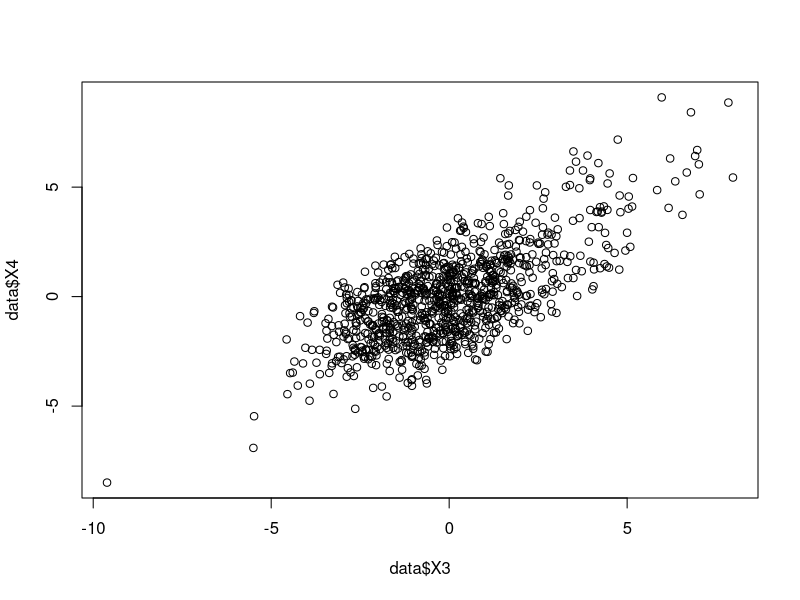
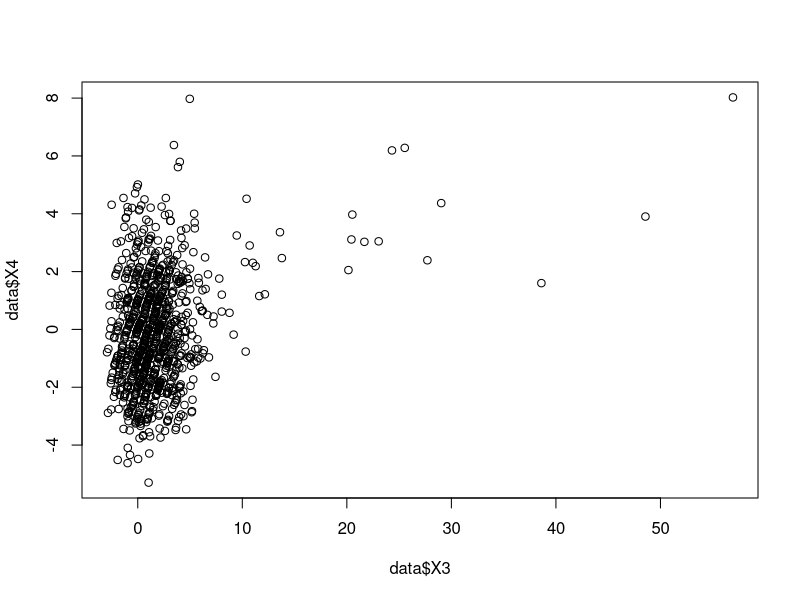

Write R code to recreate these figures, in order.
#Normal simple data
normal_data <- function(N){
  X1 <- rnorm(N,0,1)
  X2 <- rnorm(N,0,1)
  X3 <- rnorm(N,X1 + X2,1)
  X4 <- rnorm(N,X1 + X2,1)
  df <- data.frame(X1, X2, X3, X4)
  return(df)
}

# The fork
normal_fork <- function(N){
  X1 = rnorm(N,0,1)
  X2 = rnorm(N,X1,1)
  X3 = rnorm(N,X1,1)
  df <- data.frame(X1, X2, X3)
  return(df)
}

# The fork non-linear normal error
non_lin_fork <- function(N){
  X1 = rnorm(N,1,1)
  X2 = cos(X1)  + rnorm(N,0,0.1)
  X3 = log(abs(X1)) + rnorm(N,0,0.5)
  df <- data.frame(X1,X2,X3)
  return(df)
}

# Four variable DAG interaction with uniform error
uniform_noise <- function(N) {
  X1 = rnorm(N, 0, 1)
  X2 = rnorm(N, 0, 1)
  X3 = X2 + X1 + X2 * X1 + runif(N, min=-2, max=2) 
  X4 = X2 + X1 + X2 * X1 + runif(N, min=-2, max=2)
  df <- data.frame(X1, X2, X3, X4)
  return(df)
}
data <- uniform_noise(1000)
plot(data$X3, data$X4)

# Four variable DAG interaction with exponential error
exponential_adjusted <- function(N) {
  X1 = rnorm(N, 0, 1)
  X2 = rnorm(N, 0, 1)
  rate_param = 1
  X3 = X2 + X1 + X2 * X1 + rexp(N, rate = rate_param) - (1 / rate_param)
  X4 = X2 + X1 + X2 * X1 + rexp(N, rate = rate_param) - (1 / rate_param)
  df <- data.frame(X1, X2, X3, X4)
  return(df)
}

# Four variable DAG interaction with poisson error
poisson_adjusted <- function(N){
  X1 = rnorm(N,0,1)
  X2 = rnorm(N,0,1)
  X3 = exp(X2*X1) + (rpois(N, lambda = 3)-3)
  X4 = X2*X1  + (rpois(N, lambda = 3)-3)
  df <- data.frame(X1,X2,X3,X4)
  return(df)
}
data <- poisson_adjusted(1000)
plot(data$X3, data$X4)

# Five var DAG with different data types
diff_data_types <- function(N) {
  X1 <- rnorm(N)
  X2 <- rnorm(N,exp(X1),1) 
  x3b1 <- X1 + X2 - X1*X2
  x3b2 <- X1 + X2 + X1*X2
  x3p1 <- 1/(1+exp(x3b1) + exp(x3b2))
  x3p2 <- exp(x3b1) /(1+exp(x3b1) + exp(x3b2))
  random <- runif(N,0, 1)
  X3 <- ifelse(random < x3p1, 1, ifelse(random < x3p1 + x3p2,2,3))
  X4 <- X1 - X2 + X1*X2  + rnorm(N)
  x5b1 = X4 - X3  
  x5p1 = 1/(1+exp(x5b1))
  random = runif(N,0,1)
  X5 = ifelse(random < x5p1, 0, 1)
  df <- data.frame(X1,X2,X3,X4,X5)
  hist(X5)
  return(df)
}

# Variable DAG with random noise variables randomly influencing X and Y
random_Z_effects <- function(N, Zs = 10) {
  Z <- data.frame(matrix(ncol = Zs, nrow = N))
  names(Z) <- paste0("Z", 1:Zs)
  
  error_functions <- list(
    normal = function(n) rnorm(n, mean = 0, sd = 1),
    uniform = function(n) runif(n, min = -2, max = 2),
    exp_adjusted = function(n) rexp(n, rate = 1) - 1 # Adjusted to have mean 0
  )

  for (i in 1:Zs) {
    error_type <- sample(names(error_functions), 1) # Randomly select an error type
    Z[, i] <- error_functions[[error_type]](N)
  }
  
  relationship_types <- c("linear", "quadratic")
  
  X <- rep(0, N)
  Y <- rep(0, N)
  
  for (i in 1:Zs) {
    rel_type_X <- sample(relationship_types, 1)
    rel_type_Y <- sample(relationship_types, 1)
    
    if (rel_type_X == "linear") {
      X <- X + Z[,i]
    } else if (rel_type_X == "quadratic") {
      X <- X + (Z[,i]^2)
    } 
    
    if (rel_type_Y == "linear") {
      Y <- Y + Z[,i]
    } else if (rel_type_Y == "quadratic") {
      Y <- Y + (Z[,i]^2)
    } 
  }
  
  X <- X + runif(N, min = -2, max = 2)
  Y <- Y + runif(N, min = -2, max = 2)
  
  df <- data.frame(cbind(Z, X = X, Y = Y))
  
  return(df)
}
















